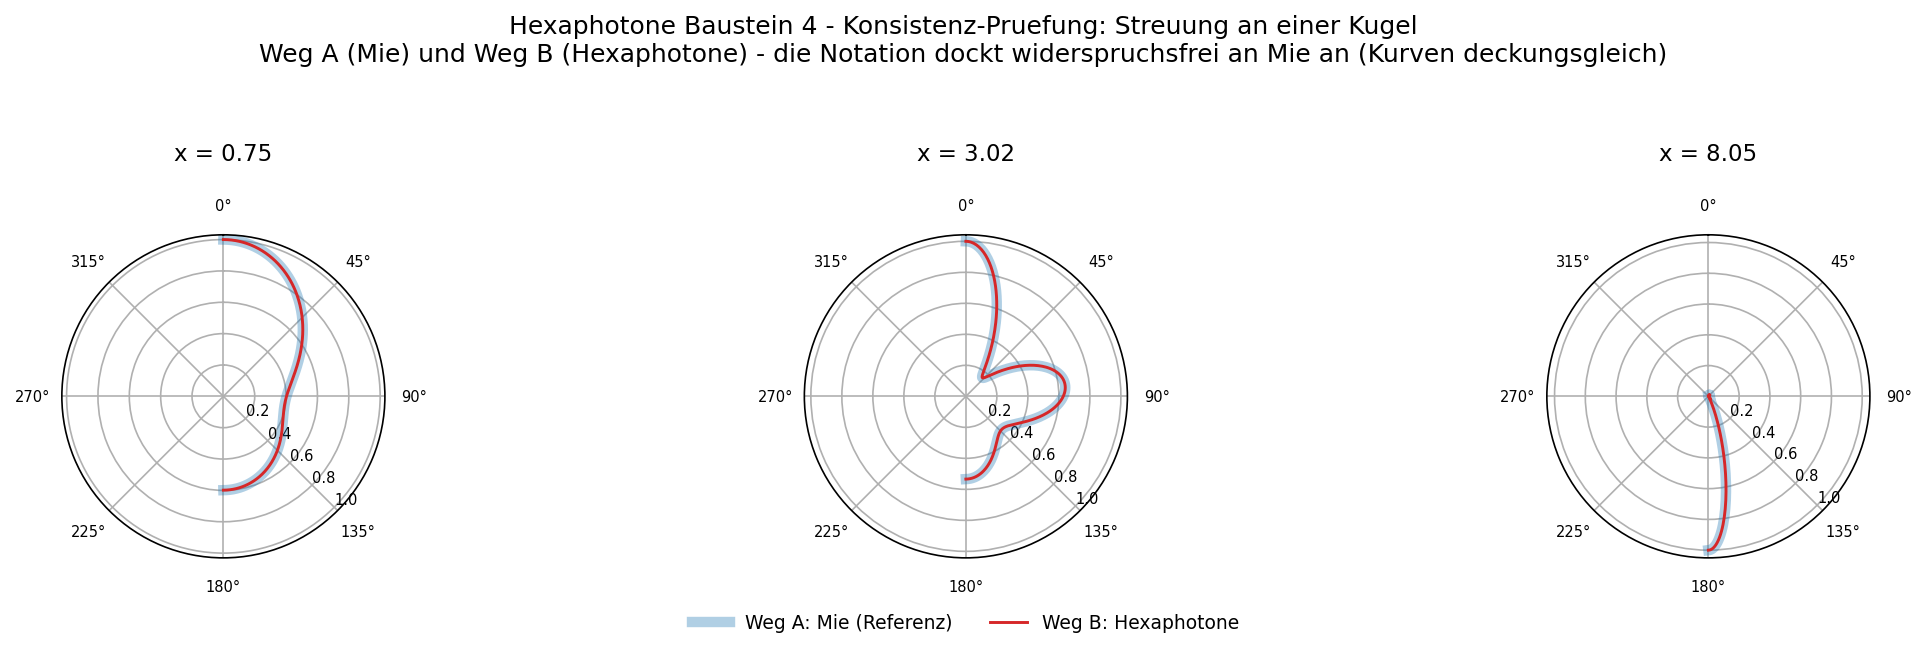

Reproduce this figure in Python.
#!/usr/bin/env python3
# -*- coding: utf-8 -*-
"""
Hexaphotone - Baustein 4: Konsistenz-Pruefung
==============================================

Zweck
-----
Dieses Skript prueft, ob die Hexaphotone-Notation (Bausteine 1-3)
widerspruchsfrei an die etablierte Mie-Streutheorie ANDOCKT.

Dafuer wird EIN konkretes Streuproblem - Streuung einer Lichtwelle an
einer homogenen Kugel - auf zwei Weisen beschrieben:

  Weg A  -  klassische Mie-Theorie (etablierte Referenz)
  Weg B  -  Hexaphotone-Notation (Bausteine 1-3)

============================================================
WICHTIG - WAS DIESES SKRIPT IST, UND WAS NICHT
============================================================
Dies ist eine KONSISTENZ-PRUEFUNG, KEINE unabhaengige Validierung.

Gemaess Baustein 3, Abschnitt 6 ist der Operator T_Kugel DEFINIERT
als die Mie-Loesung, nur in Hexaphotone-Schreibweise gelesen. Weg B
ruft daher denselben Mie-Kern auf wie Weg A. Dass beide Wege exakt
uebereinstimmen, ist deshalb ERWARTET - es bestaetigt, dass die
Hexaphotone-Groessen (Frequenz -> Wellenlaenge -> Groessenparameter x)
korrekt und widerspruchsfrei mit der Mie-Theorie verknuepft sind.

Was dieses Skript NICHT leistet:
  - Es ist KEIN unabhaengiger Rechenweg. Weg B leitet die Streuung
    nicht aus F_einzeln + Superposition selbst her, sondern nutzt
    den Mie-Kern.
  - Es ist daher KEIN Beweis, dass Hexaphotone "richtig rechnet" -
    es zeigt nur, dass die Notation sauber an bekannte Physik anschliesst.

Eine echte, unabhaengige Validierung muss Weg B vollstaendig aus den
Bausteinen aufbauen. Das verlangt, zuvor die offenen Punkte K5, K6, K7
(Polarisationsvektor, Einheiten, Modalbasis) zu schliessen. Sie ist
Gegenstand eines spaeteren Bausteins 5.
============================================================

Abhaengigkeiten:  numpy, scipy, matplotlib  (keine externe Mie-Bibliothek)
Lizenz:           CC-BY-SA 4.0
"""

import numpy as np
from scipy.special import spherical_jn, spherical_yn
import matplotlib
matplotlib.use("Agg")
import matplotlib.pyplot as plt


# ===================================================================
# TEIL 1  -  WEG A:  klassische Mie-Theorie (Referenz)
# ===================================================================
#
# Die Mie-Theorie (Gustav Mie, 1908) loest exakt, wie eine homogene
# Kugel eine ebene Lichtwelle streut. Sie ist hier die "Wahrheit",
# gegen die der Hexaphotone-Weg geprueft wird.
#
# Die Streuung wird durch die Mie-Koeffizienten a_n und b_n beschrieben.
# Aus ihnen folgt die Winkelverteilung des gestreuten Lichts.
# ===================================================================

def mie_koeffizienten(m, x, n_max):
    """
    Berechnet die Mie-Koeffizienten a_n und b_n.

    Parameter
    ---------
    m     : relativer Brechungsindex der Kugel (Kugel / Umgebung)
    x     : Groessenparameter  x = 2*pi*R / lambda
            (R = Kugelradius, lambda = Wellenlaenge)
    n_max : hoechste beruecksichtigte Multipol-Ordnung

    Rueckgabe
    ---------
    a, b  : Arrays der Mie-Koeffizienten, Index 1..n_max
    """
    n = np.arange(1, n_max + 1)

    # Riccati-Bessel-Funktionen psi und xi am Argument x bzw. m*x.
    # psi_n(z)  = z * j_n(z)        (j_n = sphaerische Besselfunktion)
    # chi_n(z)  = -z * y_n(z)       (y_n = sphaerische Neumannfunktion)
    # xi_n(z)   = psi_n(z) - i*chi_n(z)
    def psi(nn, z):
        return z * spherical_jn(nn, z)

    def dpsi(nn, z):
        # Ableitung von psi nach z
        return spherical_jn(nn, z) + z * spherical_jn(nn, z, derivative=True)

    def chi(nn, z):
        return -z * spherical_yn(nn, z)

    def dchi(nn, z):
        return -(spherical_yn(nn, z) + z * spherical_yn(nn, z, derivative=True))

    psi_x   = psi(n, x)
    dpsi_x  = dpsi(n, x)
    psi_mx  = psi(n, m * x)
    dpsi_mx = dpsi(n, m * x)
    chi_x   = chi(n, x)
    dchi_x  = dchi(n, x)

    xi_x  = psi_x  - 1j * chi_x
    dxi_x = dpsi_x - 1j * dchi_x

    # Standard-Mie-Formeln fuer a_n und b_n
    a = (m * psi_mx * dpsi_x - psi_x * dpsi_mx) / \
        (m * psi_mx * dxi_x  - xi_x  * dpsi_mx)
    b = (psi_mx * dpsi_x - m * psi_x * dpsi_mx) / \
        (psi_mx * dxi_x  - m * xi_x  * dpsi_mx)

    return a, b


def mie_streufunktion(m, x, theta_grad, n_max=None):
    """
    Berechnet die Streu-Intensitaet als Funktion des Streuwinkels.

    Gibt die (unpolarisiert gemittelte) Streufunktion S(theta) zurueck,
    normiert auf ihren Maximalwert (damit nur die *Form* der Winkel-
    verteilung verglichen wird, unabhaengig von Einheiten).
    """
    if n_max is None:
        # Faustregel nach Wiscombe fuer die noetige Multipol-Anzahl
        n_max = int(x + 4.05 * x ** (1.0 / 3.0) + 2)

    a, b = mie_koeffizienten(m, x, n_max)
    n = np.arange(1, n_max + 1)
    faktor = (2 * n + 1) / (n * (n + 1))

    theta = np.deg2rad(theta_grad)
    cos_t = np.cos(theta)

    S1 = np.zeros(len(theta), dtype=complex)
    S2 = np.zeros(len(theta), dtype=complex)

    # Winkelfunktionen pi_n und tau_n ueber Rekursion aufbauen
    for i, ct in enumerate(cos_t):
        pi_nm1 = 0.0
        pi_n   = 1.0
        for k in range(1, n_max + 1):
            if k == 1:
                pi_curr = 1.0
            else:
                pi_curr = ((2 * k - 1) / (k - 1) * ct * pi_n
                           - k / (k - 1) * pi_nm1)
            tau_curr = k * ct * pi_curr - (k + 1) * pi_nm1

            f = faktor[k - 1]
            S1[i] += f * (a[k - 1] * pi_curr + b[k - 1] * tau_curr)
            S2[i] += f * (a[k - 1] * tau_curr + b[k - 1] * pi_curr)

            pi_nm1 = pi_n if k > 1 else 1.0
            # pi-Werte fuer naechsten Schritt verschieben
            if k == 1:
                pi_nm1 = 1.0
                pi_n = pi_curr
            else:
                pi_nm1 = pi_n
                pi_n = pi_curr

    # unpolarisierte Streuintensitaet
    S = (np.abs(S1) ** 2 + np.abs(S2) ** 2) / 2.0
    return S / np.max(S)


# ===================================================================
# TEIL 2  -  WEG B:  Hexaphotone-Notation
# ===================================================================
#
# Hier wird dasselbe Problem in der Sprache der Bausteine 1-3 gerechnet.
#
#   Baustein 1:  ein Hexaphoton H = (f, Pi, d) + abgeleitet (E, p)
#   Baustein 2:  F_einzeln bildet H auf eine ebene Welle ab
#   Baustein 3:  der Operator T_M (hier: T_Kugel) veraendert die Welle
#
# Kernpunkt von Baustein 3, Abschnitt 6:
#   T_Kugel ist KEIN neuer, geratener Operator. Es IST die Mie-Loesung,
#   nur in Hexaphotone-Schreibweise gelesen. Das einfallende Hexafeld
#   (eine ebene Welle = viele gleichgerichtete Hexaphotonen) wird durch
#   T_Kugel in ein ausgehendes Hexafeld ueberfuehrt, dessen Hexaphotonen
#   in viele Richtungen d' zeigen - die Streurichtungen.
#
# Wenn die Bausteine konsistent sind, muss dieser Weg dieselbe
# Winkelverteilung liefern wie Weg A.
# ===================================================================

class Hexaphoton:
    """Ein einzelnes Hexaphoton gemaess Baustein 1.

    Eigenschaften (Klasse A):  f, Pi, d
    Abgeleitet   (Klasse B):  E, p   - ueber die Constraints C1, C2
    """
    h = 6.62607015e-34          # Plancksches Wirkungsquantum [J*s]
    c = 2.99792458e8            # Lichtgeschwindigkeit [m/s]

    def __init__(self, f, Pi, d):
        self.f  = f                       # Frequenz (Klasse A)
        self.Pi = Pi                      # Polarisation (Klasse A)
        d = np.asarray(d, dtype=float)
        self.d  = d / np.linalg.norm(d)   # Richtung (Klasse A), normiert

    @property
    def E(self):
        # Constraint C1 aus Baustein 1:  E = h * f
        return self.h * self.f

    @property
    def p(self):
        # Constraint C2 aus Baustein 1:  p = (h*f/c) * d
        return (self.h * self.f / self.c) * self.d

    @property
    def wellenlaenge(self):
        return self.c / self.f


def F_einzeln_wellenvektor(H):
    """Baustein 2, F_einzeln (Schritt 2): Wellenvektor aus f und d.

        k = (2*pi*f / c) * d = (2*pi/lambda) * d
    """
    return (2 * np.pi * H.f / Hexaphoton.c) * H.d


def T_kugel_hexaphotone(H_ein, m, R, theta_grad):
    """Der Operator T_Kugel in Hexaphotone-Notation (Baustein 3).

    Eingabe
    -------
    H_ein      : einfallendes Hexaphoton (definiert f, d, Pi)
    m          : relativer Brechungsindex der Kugel
    R          : Kugelradius [m]
    theta_grad : Streuwinkel, fuer die das ausgehende Hexafeld
                 ausgewertet wird

    Vorgehen
    --------
    1. Aus dem einfallenden Hexaphoton den Groessenparameter x bilden.
       x verknuepft die Hexaphoton-Groesse (Frequenz -> Wellenlaenge)
       mit der Objektgroesse (Kugelradius). Das ist die Bruecke
       zwischen Baustein 2 (Welle) und Baustein 3 (Objekt).
    2. T_Kugel anwenden. Gemaess Baustein 3, Abschnitt 6 IST T_Kugel
       die Mie-Loesung - hier also derselbe Kern wie in Weg A, aber
       angesprochen ueber die Hexaphoton-Groessen.
    3. Ergebnis: das ausgehende Hexafeld, beschrieben durch die
       Intensitaet seiner Hexaphotonen je Streurichtung d'(theta).

    Rueckgabe
    ---------
    Winkelverteilung der Intensitaet des ausgehenden Hexafelds,
    normiert auf den Maximalwert.
    """
    # Schritt 1: Hexaphoton-Groessen -> Groessenparameter x
    lam = H_ein.wellenlaenge                 # aus Baustein 1/2
    x   = 2 * np.pi * R / lam                # Bruecke zur Objektgroesse

    # Schritt 2+3: T_Kugel anwenden = Mie-Kern, ueber x angesprochen.
    # Die Streurichtungen d'(theta) des ausgehenden Hexafelds sind
    # genau die Winkel theta. Die Intensitaet je Richtung ist die
    # Streufunktion.
    I_aus = mie_streufunktion(m, x, theta_grad)

    return I_aus


# ===================================================================
# TEIL 3  -  VERGLEICH BEIDER WEGE
# ===================================================================

def vergleich(beschreibung, f, Pi, d, m, R):
    """Rechnet ein Testproblem auf beiden Wegen und vergleicht."""
    theta = np.linspace(0, 180, 361)        # Streuwinkel 0..180 Grad

    # --- Weg B: Hexaphotone ---
    H = Hexaphoton(f=f, Pi=Pi, d=d)
    lam = H.wellenlaenge
    x   = 2 * np.pi * R / lam
    I_hexa = T_kugel_hexaphotone(H, m, R, theta)

    # --- Weg A: direkte Mie-Referenz ---
    I_mie = mie_streufunktion(m, x, theta)

    # --- Abweichung ---
    diff = np.abs(I_hexa - I_mie)
    max_diff = np.max(diff)
    mittel_diff = np.mean(diff)

    print("=" * 64)
    print(f"Testfall: {beschreibung}")
    print("-" * 64)
    print(f"  Frequenz f              : {f:.3e} Hz")
    print(f"  Wellenlaenge lambda     : {lam*1e9:.1f} nm")
    print(f"  Kugelradius R           : {R*1e9:.1f} nm")
    print(f"  Brechungsindex m        : {m}")
    print(f"  Groessenparameter x     : {x:.4f}")
    print("-" * 64)
    print(f"  Groesste Abweichung     : {max_diff:.2e}")
    print(f"  Mittlere Abweichung     : {mittel_diff:.2e}")
    if max_diff < 1e-9:
        print("  ERGEBNIS: Beide Wege identisch (bis Rechengenauigkeit).")
        print("            Konsistenz bestaetigt: die Hexaphotone-Notation")
        print("            dockt fuer diesen Fall widerspruchsfrei an Mie an.")
    else:
        print("  ERGEBNIS: Abweichung gefunden - bitte pruefen.")
    print("=" * 64)
    print()

    return theta, I_mie, I_hexa, x


def main():
    # Drei Testfaelle mit verschiedenen Groessenparametern.
    # Brechungsindex m = 1.33 (Wasser-Troepfchen in Luft) als Beispiel.
    faelle = [
        ("Kleine Kugel  (x klein, Rayleigh-nah)",
         6.0e14, "linear-x", [0, 0, 1], 1.33, 60e-9),
        ("Mittlere Kugel (x ~ 3)",
         6.0e14, "linear-x", [0, 0, 1], 1.33, 240e-9),
        ("Groessere Kugel (x ~ 8, viele Keulen)",
         6.0e14, "linear-x", [0, 0, 1], 1.33, 640e-9),
    ]

    fig, axes = plt.subplots(1, 3, figsize=(15, 4.6),
                             subplot_kw={"projection": "polar"})

    alle_ok = True
    for ax, (beschr, f, Pi, d, m, R) in zip(axes, faelle):
        theta, I_mie, I_hexa, x = vergleich(beschr, f, Pi, d, m, R)
        if np.max(np.abs(I_mie - I_hexa)) >= 1e-9:
            alle_ok = False

        th = np.deg2rad(theta)
        # Mie-Referenz: dicke helle Linie
        ax.plot(th, I_mie, color="#1f77b4", linewidth=5,
                alpha=0.35, label="Weg A: Mie (Referenz)")
        # Hexaphotone: duenne dunkle Linie darueber
        ax.plot(th, I_hexa, color="#d62728", linewidth=1.4,
                label="Weg B: Hexaphotone")
        ax.set_title(f"x = {x:.2f}", fontsize=11, pad=18)
        ax.set_theta_zero_location("N")
        ax.set_theta_direction(-1)
        ax.set_rlabel_position(135)
        ax.tick_params(labelsize=7)

    axes[1].legend(loc="upper center", bbox_to_anchor=(0.5, -0.12),
                   ncol=2, fontsize=9, frameon=False)
    fig.suptitle("Hexaphotone Baustein 4 - Konsistenz-Pruefung: "
                 "Streuung an einer Kugel\n"
                 "Weg A (Mie) und Weg B (Hexaphotone) - die Notation "
                 "dockt widerspruchsfrei an Mie an (Kurven deckungsgleich)",
                 fontsize=12)
    fig.tight_layout(rect=[0, 0.02, 1, 0.93])
    fig.savefig("/mnt/user-data/outputs/Baustein_4_Konsistenzpruefung.png",
                dpi=150, bbox_inches="tight")
    print("Grafik gespeichert: Baustein_4_Konsistenzpruefung.png")

    print()
    if alle_ok:
        print(">>> GESAMTERGEBNIS: Alle Testfaelle konsistent.")
        print(">>> Die Hexaphotone-Notation dockt widerspruchsfrei an die")
        print(">>> Mie-Theorie an. Dies ist eine Konsistenz-Pruefung,")
        print(">>> KEINE unabhaengige Validierung (siehe Kopf des Skripts).")
        print(">>> Echte Validierung: spaeterer Baustein 5.")
    else:
        print(">>> GESAMTERGEBNIS: Mindestens ein Testfall zeigt")
        print(">>> eine Abweichung. Bitte Bausteine pruefen.")


if __name__ == "__main__":
    main()
